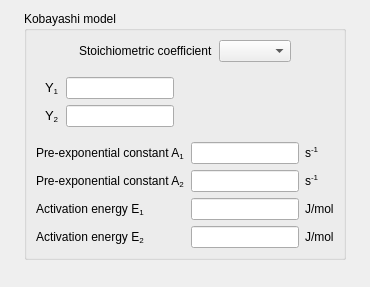
            <widget class="QWidget" name="tab_5">
             <attribute name="title">
              <string>Devolatilisation</string>
             </attribute>
             <layout class="QGridLayout" name="gridLayout_22">
              <item row="0" column="0">
               <layout class="QHBoxLayout" name="horizontalLayout_22">
                <item>
                 <spacer name="horizontalSpacer_15">
                  <property name="orientation">
                   <enum>Qt::Horizontal</enum>
                  </property>
                  <property name="sizeHint" stdset="0">
                   <size>
                    <width>13</width>
                    <height>243</height>
                   </size>
                  </property>
                 </spacer>
                </item>
                <item>
                 <widget class="QGroupBox" name="groupBoxKobayashi">
                  <property name="title">
                   <string>Kobayashi model</string>
                  </property>
                  <layout class="QGridLayout" name="gridLayout_21">
                   <item row="0" column="0">
                    <layout class="QGridLayout" name="gridLayout_15">
                     <item row="0" column="0" colspan="2">
                      <layout class="QHBoxLayout" name="horizontalLayout_26">
                       <item>
                        <spacer>
                         <property name="orientation">
                          <enum>Qt::Horizontal</enum>
                         </property>
                         <property name="sizeHint" stdset="0">
                          <size>
                           <width>16</width>
                           <height>16</height>
                          </size>
                         </property>
                        </spacer>
                       </item>
                       <item>
                        <widget class="QLabel" name="labelCoefY1">
                         <property name="text">
                          <string>Stoichiometric coefficient</string>
                         </property>
                        </widget>
                       </item>
                       <item>
                        <widget class="QComboBox" name="comboBoxY1Y2"/>
                       </item>
                       <item>
                        <spacer>
                         <property name="orientation">
                          <enum>Qt::Horizontal</enum>
                         </property>
                         <property name="sizeHint" stdset="0">
                          <size>
                           <width>16</width>
                           <height>16</height>
                          </size>
                         </property>
                        </spacer>
                       </item>
                      </layout>
                     </item>
                     <item row="1" column="0">
                      <widget class="QFrame" name="frameY1Y2">
                       <property name="frameShape">
                        <enum>QFrame::NoFrame</enum>
                       </property>
                       <property name="frameShadow">
                        <enum>QFrame::Raised</enum>
                       </property>
                       <layout class="QGridLayout" name="gridLayout_8">
                        <item row="0" column="0">
                         <widget class="QLabel" name="labelY1">
                          <property name="text">
                           <string>&lt;!DOCTYPE HTML PUBLIC &quot;-//W3C//DTD HTML 4.0//EN&quot; &quot;http://www.w3.org/TR/REC-html40/strict.dtd&quot;&gt;
&lt;html&gt;&lt;head&gt;&lt;meta name=&quot;qrichtext&quot; content=&quot;1&quot; /&gt;&lt;style type=&quot;text/css&quot;&gt;
p, li { white-space: pre-wrap; }
&lt;/style&gt;&lt;/head&gt;&lt;body style=&quot; font-family:'Sans'; font-size:10pt; font-weight:400; font-style:normal;&quot;&gt;
&lt;p style=&quot; margin-top:0px; margin-bottom:0px; margin-left:0px; margin-right:0px; -qt-block-indent:0; text-indent:0px;&quot;&gt;Y&lt;span style=&quot; vertical-align:sub;&quot;&gt;1&lt;/span&gt;&lt;/p&gt;&lt;/body&gt;&lt;/html&gt;</string>
                          </property>
                         </widget>
                        </item>
                        <item row="0" column="1">
                         <widget class="QLineEdit" name="lineEditCoefY1"/>
                        </item>
                        <item row="1" column="0">
                         <widget class="QLabel" name="labelY2">
                          <property name="text">
                           <string>&lt;!DOCTYPE HTML PUBLIC &quot;-//W3C//DTD HTML 4.0//EN&quot; &quot;http://www.w3.org/TR/REC-html40/strict.dtd&quot;&gt;
&lt;html&gt;&lt;head&gt;&lt;meta name=&quot;qrichtext&quot; content=&quot;1&quot; /&gt;&lt;style type=&quot;text/css&quot;&gt;
p, li { white-space: pre-wrap; }
&lt;/style&gt;&lt;/head&gt;&lt;body style=&quot; font-family:'Sans'; font-size:10pt; font-weight:400; font-style:normal;&quot;&gt;
&lt;p style=&quot; margin-top:0px; margin-bottom:0px; margin-left:0px; margin-right:0px; -qt-block-indent:0; text-indent:0px;&quot;&gt;Y&lt;span style=&quot; vertical-align:sub;&quot;&gt;2&lt;/span&gt;&lt;/p&gt;&lt;/body&gt;&lt;/html&gt;</string>
                          </property>
                         </widget>
                        </item>
                        <item row="1" column="1">
                         <widget class="QLineEdit" name="lineEditCoefY2"/>
                        </item>
                       </layout>
                      </widget>
                     </item>
                     <item row="1" column="1">
                      <spacer name="horizontalSpacer_12">
                       <property name="orientation">
                        <enum>Qt::Horizontal</enum>
                       </property>
                       <property name="sizeHint" stdset="0">
                        <size>
                         <width>13</width>
                         <height>20</height>
                        </size>
                       </property>
                      </spacer>
                     </item>
                     <item row="2" column="0" colspan="2">
                      <layout class="QGridLayout" name="gridLayout_7">
                       <item row="0" column="0">
                        <widget class="QLabel" name="labelCoefA1">
                         <property name="text">
                          <string>Pre-exponential constant A&lt;sub&gt;1&lt;/sub&gt;</string>
                         </property>
                        </widget>
                       </item>
                       <item row="0" column="1">
                        <widget class="QLineEdit" name="lineEditCoefA1"/>
                       </item>
                       <item row="0" column="2">
                        <widget class="QLabel" name="labelUnitA1">
                         <property name="text">
                          <string>s&lt;sup&gt;-1&lt;/sup&gt;</string>
                         </property>
                        </widget>
                       </item>
                       <item row="1" column="0">
                        <widget class="QLabel" name="labelCoefA2">
                         <property name="text">
                          <string>Pre-exponential constant A&lt;sub&gt;2&lt;/sub&gt;</string>
                         </property>
                        </widget>
                       </item>
                       <item row="1" column="1">
                        <widget class="QLineEdit" name="lineEditCoefA2"/>
                       </item>
                       <item row="1" column="2">
                        <widget class="QLabel" name="labelUnitA2">
                         <property name="text">
                          <string>s&lt;sup&gt;-1&lt;/sup&gt;</string>
                         </property>
                        </widget>
                       </item>
                       <item row="2" column="0">
                        <widget class="QLabel" name="labelCoefE1">
                         <property name="text">
                          <string>Activation energy E&lt;sub&gt;1&lt;/sub&gt;</string>
                         </property>
                        </widget>
                       </item>
                       <item row="2" column="1">
                        <widget class="QLineEdit" name="lineEditCoefE1"/>
                       </item>
                       <item row="2" column="2">
                        <widget class="QLabel" name="labelUnitE1">
                         <property name="text">
                          <string>J/mol</string>
                         </property>
                        </widget>
                       </item>
                       <item row="3" column="0">
                        <widget class="QLabel" name="labelCoefE2">
                         <property name="text">
                          <string>Activation energy E&lt;sub&gt;2&lt;/sub&gt;</string>
                         </property>
                        </widget>
                       </item>
                       <item row="3" column="1">
                        <widget class="QLineEdit" name="lineEditCoefE2"/>
                       </item>
                       <item row="3" column="2">
                        <widget class="QLabel" name="labelUnitE2">
                         <property name="text">
                          <string>J/mol</string>
                         </property>
                        </widget>
                       </item>
                      </layout>
                     </item>
                    </layout>
                   </item>
                  </layout>
                 </widget>
                </item>
                <item>
                 <spacer name="horizontalSpacer_16">
                  <property name="orientation">
                   <enum>Qt::Horizontal</enum>
                  </property>
                  <property name="sizeHint" stdset="0">
                   <size>
                    <width>13</width>
                    <height>243</height>
                   </size>
                  </property>
                 </spacer>
                </item>
               </layout>
              </item>
              <item row="1" column="0">
               <spacer>
                <property name="orientation">
                 <enum>Qt::Vertical</enum>
                </property>
                <property name="sizeHint" stdset="0">
                 <size>
                  <width>16</width>
                  <height>16</height>
                 </size>
                </property>
               </spacer>
              </item>
             </layout>
            </widget>
